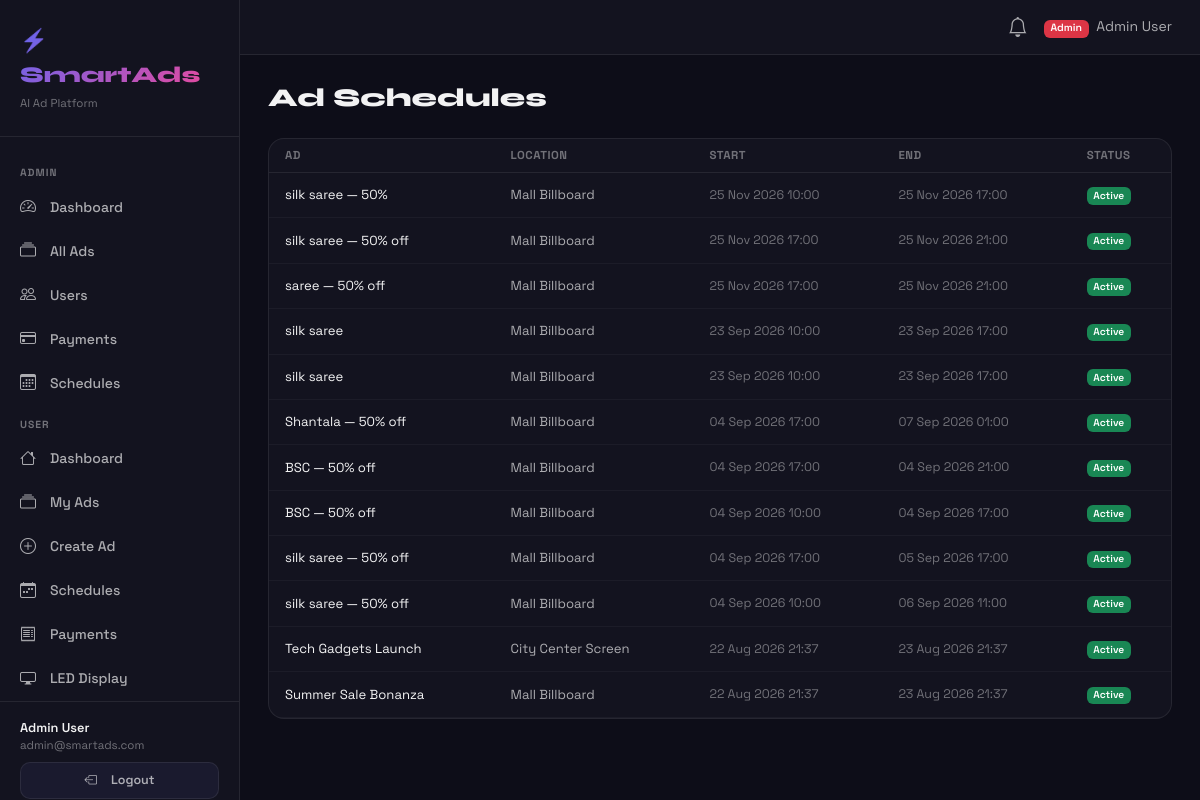
Screenshot of /admin/schedules (signed in) with the database file from the repository.
### app/models/user.py (models this page shows, shortened)
class User(UserMixin, db.Model):
    __tablename__ = 'users'
    id            = db.Column(db.Integer, primary_key=True)
    name          = db.Column(db.String(120), nullable=False)
    email         = db.Column(db.String(150), unique=True, nullable=False, index=True)
    password_hash = db.Column(db.String(256), nullable=False)
    role          = db.Column(db.String(20), default='user')
    is_active     = db.Column(db.Boolean, default=True)
    created_at    = db.Column(db.DateTime, default=datetime.utcnow)
    last_login    = db.Column(db.DateTime, nullable=True)
    advertisements = db.relationship('Advertisement', backref='owner', lazy='dynamic', foreign_keys='Advertisement.user_id')
    payments       = db.relationship('Payment', backref='user', lazy='dynamic')
    schedules      = db.relationship('AdSchedule', backref='user', lazy='dynamic', foreign_keys='AdSchedule.user_id')
    notifications  = db.relationship('Notification', backref='user', lazy='dynamic')
    videos         = db.relationship('AdVideo', backref='user', lazy='dynamic')
    def is_admin(self): return self.role == 'admin'

### app/models/schedule.py (models this page shows)
class AdSchedule(db.Model):
    __tablename__    = 'ad_schedules'
    id               = db.Column(db.Integer, primary_key=True)
    ad_id            = db.Column(db.Integer, db.ForeignKey('advertisements.id'), nullable=False, index=True)
    user_id          = db.Column(db.Integer, db.ForeignKey('users.id'), nullable=False)
    location         = db.Column(db.String(100), nullable=False)
    start_time       = db.Column(db.DateTime, nullable=False)
    end_time         = db.Column(db.DateTime, nullable=False)
    duration_seconds = db.Column(db.Integer, default=30)
    is_active        = db.Column(db.Boolean, default=True)
    created_at       = db.Column(db.DateTime, default=datetime.utcnow)

### app/models/ad.py (models this page shows, shortened)
class Advertisement(db.Model):
    __tablename__  = 'advertisements'
    id             = db.Column(db.Integer, primary_key=True)
    user_id        = db.Column(db.Integer, db.ForeignKey('users.id'), nullable=False, index=True)
    title          = db.Column(db.String(200), nullable=False)
    product_name   = db.Column(db.String(150), nullable=False)
    category       = db.Column(db.String(80), nullable=False)
    offer          = db.Column(db.String(200), nullable=True)
    description    = db.Column(db.Text, nullable=True)
    location       = db.Column(db.String(100), nullable=True)
    ad_format      = db.Column(db.String(20), default='poster')   # NEW: poster | video
    amount_paid    = db.Column(db.Float, default=0.0)              # NEW: actual cost paid
    generated_text = db.Column(db.Text, nullable=True)
    slogans        = db.Column(db.Text, nullable=True)
    template_style = db.Column(db.String(50), default='modern')
    theme_color    = db.Column(db.String(20), default='#6366f1')
    media_filename = db.Column(db.String(300), nullable=True)
    media_type     = db.Column(db.String(20), nullable=True)
    ad_type        = db.Column(db.String(20), default='ai_generated')
    status         = db.Column(db.String(20), default='draft')
    admin_notes    = db.Column(db.Text, nullable=True)
    payment_status = db.Column(db.String(20), default='unpaid')
    engagement_score = db.Column(db.Integer, default=0)
    created_at     = db.Column(db.DateTime, default=datetime.utcnow)
    updated_at     = db.Column(db.DateTime, default=datetime.utcnow, onupdate=datetime.utcnow)
    approved_at    = db.Column(db.DateTime, nullable=True)
    schedules = db.relationship('AdSchedule', backref='advertisement', lazy='dynamic', cascade='all, delete-orphan')
    payments  = db.relationship('Payment', backref='advertisement', lazy='dynamic')
    videos    = db.relationship('AdVideo', backref='advertisement', lazy='dynamic')

### app/routes/admin.py (the view)
@admin_bp.route('/schedules')
@admin_required
def schedules():
    scheds = AdSchedule.query.order_by(AdSchedule.created_at.desc()).all()
    return render_template('admin/schedules.html', schedules=scheds)

### app/models/user.py (called while the page is built)
@login_manager.user_loader
def load_user(uid): return User.query.get(int(uid))

### app/routes/admin.py (called while the page is built)
def admin_required(f):
    @wraps(f)
    @login_required
    def decorated(*args, **kwargs):
        if not current_user.is_admin():
            flash('Admin access required.', 'danger')
            return redirect(url_for('dashboard.home'))
        return f(*args, **kwargs)
    return decorated

### app/templates/admin/schedules.html (shortened to what this page needs)
{% extends 'base.html' %}
{% block content %}
<h1 class="page-title mb-4">Ad Schedules</h1>
<div class="card-modern p-0 overflow-hidden">
  <table class="table-dark-custom">
    <thead><tr><th>Ad</th><th>Location</th><th>Start</th><th>End</th><th>Status</th></tr></thead>
    <tbody>
      {% for s in schedules %}
      <tr>
        <td style="font-size:.82rem;color:var(--text)">{{ s.advertisement.title[:40] if s.advertisement else '—' }}</td>
        <td style="font-size:.82rem;color:var(--text-secondary)">{{ s.location }}</td>
        <td style="font-size:.78rem;color:var(--text-muted)">{{ s.start_time.strftime('%d %b %Y %H:%M') }}</td>
        <td style="font-size:.78rem;color:var(--text-muted)">{{ s.end_time.strftime('%d %b %Y %H:%M') }}</td>
        <td><span class="badge bg-{{ 'success' if s.is_active else 'secondary' }}">{{ 'Active' if s.is_active else 'Inactive' }}</span></td>
      </tr>
      {% endfor %}
    </tbody>
  </table>
</div>
{% endblock %}

### app/templates/base.html (shortened to what this page needs)
<!DOCTYPE html>
<html lang="en">
<head>
<link href="https://cdn.jsdelivr.net/npm/bootstrap@5.3.2/dist/css/bootstrap.min.css" rel="stylesheet">
<link href="https://cdn.jsdelivr.net/npm/bootstrap-icons@1.11.3/font/bootstrap-icons.css" rel="stylesheet">
</head>
<body>
<div class="sidebar">
  <div class="sidebar-brand">
    <div class="brand-logo">⚡ SmartAds</div>
    <div style="font-size:.72rem;color:var(--text-muted);margin-top:4px">AI Ad Platform</div>
  </div>
  <nav>
    {% if current_user.is_authenticated and current_user.is_admin() %}
    <div class="nav-section">Admin</div>
    <div class="nav-item"><a href="{{ url_for('admin.index') }}"><i class="bi bi-speedometer2"></i>Dashboard</a></div>
    <div class="nav-item"><a href="{{ url_for('admin.ads') }}"><i class="bi bi-collection"></i>All Ads</a></div>
    <div class="nav-item"><a href="{{ url_for('admin.users') }}"><i class="bi bi-people"></i>Users</a></div>
    <div class="nav-item"><a href="{{ url_for('admin.payments') }}"><i class="bi bi-credit-card"></i>Payments</a></div>
    <div class="nav-item"><a href="{{ url_for('admin.schedules') }}"><i class="bi bi-calendar3"></i>Schedules</a></div>
    <div class="nav-section">User</div>
    {% endif %}
    <div class="nav-item"><a href="{{ url_for('dashboard.home') }}"><i class="bi bi-house"></i>Dashboard</a></div>
    <div class="nav-item"><a href="{{ url_for('ads.list_ads') }}"><i class="bi bi-collection"></i>My Ads</a></div>
    <div class="nav-item"><a href="{{ url_for('ads.create') }}"><i class="bi bi-plus-circle"></i>Create Ad</a></div>
    <div class="nav-item"><a href="{{ url_for('schedule.index') }}"><i class="bi bi-calendar-week"></i>Schedules</a></div>
    <div class="nav-item"><a href="{{ url_for('payment.history') }}"><i class="bi bi-receipt"></i>Payments</a></div>
    <div class="nav-item"><a href="{{ url_for('display.index') }}"><i class="bi bi-display"></i>LED Display</a></div>
  </nav>
  {% if current_user.is_authenticated %}
  <div style="margin-top:auto;padding:16px 20px;border-top:1px solid var(--border)">
    <div style="font-size:.8rem;font-weight:600;color:var(--text)">{{ current_user.name }}</div>
    <div style="font-size:.72rem;color:var(--text-muted)">{{ current_user.email }}</div>
    <a href="{{ url_for('auth.logout') }}" class="btn-surface mt-2 w-100" style="justify-content:center;font-size:.78rem">
      <i class="bi bi-box-arrow-left me-2"></i>Logout</a>
  </div>
  {% endif %}
</div>
<div class="main-content">
  <div class="topbar">
    {% if current_user.is_authenticated %}
    <div class="d-flex align-items-center gap-3">
      <a href="{{ url_for('notifications.index') }}" style="position:relative;color:var(--text-secondary);text-decoration:none">
        <i class="bi bi-bell fs-5"></i>
      </a>
      <div style="font-size:.875rem;color:var(--text-secondary)">
        {% if current_user.is_admin() %}<span class="badge bg-danger me-1">Admin</span>{% endif %}
        {{ current_user.name }}
      </div>
    </div>
    {% endif %}
  </div>
  <div class="content-area">
    {% block content %}{% endblock %}
  </div>
</div>
</body>
</html>

### app/templates/base.html (style rules this page uses)
:root { --bg:#0d0d18;--bg-card:#13131f;--bg-elevated:#1a1a2e;--border:rgba(255,255,255,.08); --text:rgba(255,255,255,.95);--text-secondary:rgba(255,255,255,.65);--text-muted:rgba(255,255,255,.4); --accent:#6366f1;--accent-glow:rgba(99,102,241,.15);--success:#10b981;--danger:#ef4444; --warning:#f59e0b;--info:#06b6d4;--font-sans:'Space Grotesk',sans-serif; }
* { box-sizing:border-box;margin:0;padding:0; }
body { background:var(--bg);color:var(--text);font-family:var(--font-sans);min-height:100vh; }
.sidebar { width:240px;background:var(--bg-card);border-right:1px solid var(--border); position:fixed;top:0;left:0;height:100vh;z-index:100;display:flex;flex-direction:column;padding:24px 0;overflow-y:auto; }
.sidebar-brand { padding:0 20px 24px;border-bottom:1px solid var(--border);margin-bottom:16px; }
.brand-logo { font-family:'Syne',sans-serif;font-size:1.4rem;font-weight:800; background:linear-gradient(135deg,#6366f1,#ec4899);-webkit-background-clip:text;-webkit-text-fill-color:transparent; }
.nav-item a { display:flex;align-items:center;gap:10px;padding:10px 20px;color:var(--text-secondary); text-decoration:none;transition:all .2s;font-size:.875rem;font-weight:500; }
.nav-item a i { font-size:1rem;width:20px; }
.nav-section { font-size:.65rem;font-weight:700;color:var(--text-muted);text-transform:uppercase;letter-spacing:1px;padding:12px 20px 4px; }
.main-content { margin-left:240px;min-height:100vh; }
.topbar { background:var(--bg-card);border-bottom:1px solid var(--border);padding:12px 28px; display:flex;align-items:center;justify-content:space-between;position:sticky;top:0;z-index:99; }
.content-area { padding:28px; }
.page-title { font-family:'Syne',sans-serif;font-size:1.6rem;font-weight:800;color:var(--text); }
.card-modern { background:var(--bg-card);border:1px solid var(--border);border-radius:16px;padding:24px;transition:all .2s; }
.btn-surface { background:var(--bg-elevated);border:1px solid var(--border);color:var(--text-secondary); padding:8px 16px;border-radius:10px;font-weight:600;font-family:var(--font-sans);cursor:pointer; transition:all .2s;text-decoration:none;display:inline-flex;align-items:center;gap:6px; }
.badge { font-family:var(--font-sans);font-weight:600; }
.table-dark-custom { width:100%;border-collapse:collapse; }
.table-dark-custom th { font-size:.72rem;font-weight:700;text-transform:uppercase;letter-spacing:.5px; color:var(--text-muted);padding:8px 16px;border-bottom:1px solid var(--border); }
.table-dark-custom td { padding:12px 16px;border-bottom:1px solid rgba(255,255,255,.04);font-size:.85rem;color:var(--text-secondary); }

### rows the page displays
User: name "Admin User", email "admin@smartads.com"
AdSchedule: advertisement "silk saree — 50%", location "Mall Billboard", start_time "25 Nov 2026 10:00", end_time "25 Nov 2026 17:00", is_active "Active"
AdSchedule: advertisement "silk saree — 50% off", location "Mall Billboard", start_time "25 Nov 2026 17:00", end_time "25 Nov 2026 21:00", is_active "Active"
AdSchedule: advertisement "saree — 50% off", location "Mall Billboard", start_time "25 Nov 2026 17:00", end_time "25 Nov 2026 21:00", is_active "Active"
AdSchedule: advertisement "silk saree", location "Mall Billboard", start_time "23 Sep 2026 10:00", end_time "23 Sep 2026 17:00", is_active "Active"
AdSchedule: advertisement "silk saree", location "Mall Billboard", start_time "23 Sep 2026 10:00", end_time "23 Sep 2026 17:00", is_active "Active"
AdSchedule: advertisement "Shantala — 50% off", location "Mall Billboard", start_time "04 Sep 2026 17:00", end_time "07 Sep 2026 01:00", is_active "Active"
AdSchedule: advertisement "BSC — 50% off", location "Mall Billboard", start_time "04 Sep 2026 17:00", end_time "04 Sep 2026 21:00", is_active "Active"
AdSchedule: advertisement "BSC — 50% off", location "Mall Billboard", start_time "04 Sep 2026 10:00", end_time "04 Sep 2026 17:00", is_active "Active"
AdSchedule: advertisement "silk saree — 50% off", location "Mall Billboard", start_time "04 Sep 2026 17:00", end_time "05 Sep 2026 17:00", is_active "Active"
AdSchedule: advertisement "silk saree — 50% off", location "Mall Billboard", start_time "04 Sep 2026 10:00", end_time "06 Sep 2026 11:00", is_active "Active"
AdSchedule: advertisement "Tech Gadgets Launch", location "City Center Screen", start_time "22 Aug 2026 21:37", end_time "23 Aug 2026 21:37", is_active "Active"
AdSchedule: advertisement "Summer Sale Bonanza", location "Mall Billboard", start_time "22 Aug 2026 21:37", end_time "23 Aug 2026 21:37", is_active "Active"
